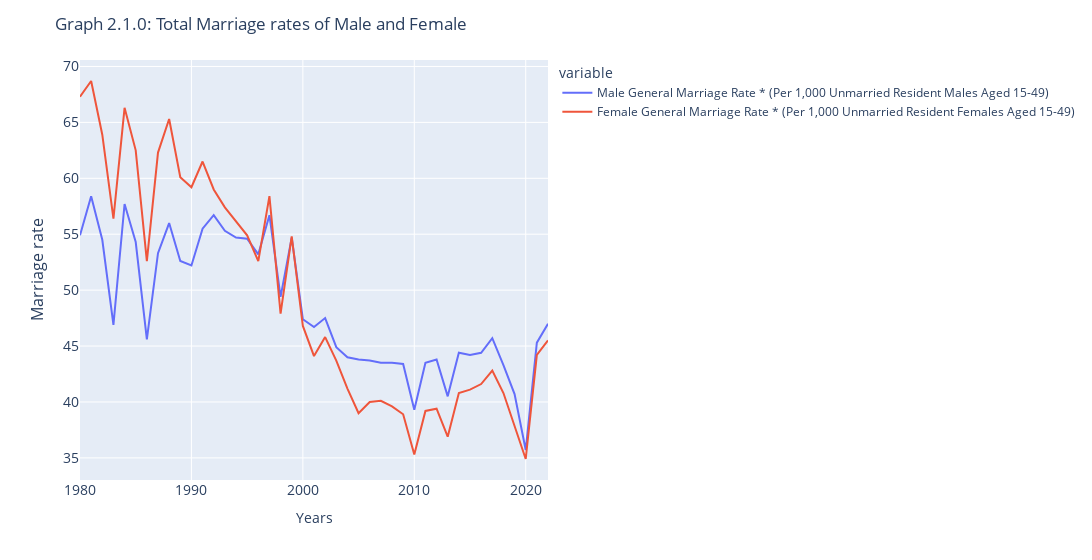

Here is the notebook cell this chart was saved with:
### Markdown cell above
### 2.            Marriage Trends in singapore during the period 1998 to 2022.

### Code cell
# Total Marriage rates of Male and Female

tot = px.line(tot_mar_rate,x="Years",y=["Male General Marriage Rate * (Per 1,000 Unmarried Resident Males Aged 15-49)","Female General Marriage Rate * (Per 1,000 Unmarried Resident Females Aged 15-49)"])
tot.update_layout(
title='Graph 2.1.0: Total Marriage rates of Male and Female', hovermode='x',  width = 1500,
xaxis_tickfont_size=14,
yaxis= dict(title='Marriage rate',titlefont_size=16,tickfont_size=14))
pio.show(tot)

### Figure 1 — Plotly figure (JSON) as saved in the notebook; plotly's stock layout.template omitted (floating-point values rounded to 4 significant figures)
{"data": [{"hovertemplate": "variable=Male General Marriage Rate * (Per 1,000 Unmarried Resident Males Aged 15-49)<br>Years=%{x}<br>value=%{y}<extra></extra>", "legendgroup": "Male General Marriage Rate * (Per 1,000 Unmarried Resident Males Aged 15-49)", "line": {"color": "#636efa", "dash": "solid"}, "marker": {"symbol": "circle"}, "mode": "lines", "name": "Male General Marriage Rate * (Per 1,000 Unmarried Resident Males Aged 15-49)", "orientation": "v", "showlegend": true, "type": "scatter", "x": [2022, 2021, 2020, 2019, 2018, 2017, 2016, 2015, 2014, 2013, 2012, 2011, 2010, 2009, 2008, 2007, 2006, 2005, 2004, 2003, 2002, 2001, 2000, 1999, 1998, 1997, 1996, 1995, 1994, 1993, 1992, 1991, 1990, 1989, 1988, 1987, 1986, 1985, 1984, 1983, 1982, 1981, 1980], "xaxis": "x", "y": [47, 45.3, 35.7, 40.7, 43.3, 45.7, 44.4, 44.2, 44.4, 40.5, 43.8, 43.5, 39.3, 43.4, 43.5, 43.5, 43.7, 43.8, 44, 44.9, 47.5, 46.7, 47.4, 54.7, 49.4, 56.7, 53.2, 54.6, 54.7, 55.3, 56.7, 55.5, 52.2, 52.6, 56, 53.3, 45.6, 54.3, 57.7, 46.9, 54.5, 58.4, 54.9], "yaxis": "y"}, {"hovertemplate": "variable=Female General Marriage Rate * (Per 1,000 Unmarried Resident Females Aged 15-49)<br>Years=%{x}<br>value=%{y}<extra></extra>", "legendgroup": "Female General Marriage Rate * (Per 1,000 Unmarried Resident Females Aged 15-49)", "line": {"color": "#EF553B", "dash": "solid"}, "marker": {"symbol": "circle"}, "mode": "lines", "name": "Female General Marriage Rate * (Per 1,000 Unmarried Resident Females Aged 15-49)", "orientation": "v", "showlegend": true, "type": "scatter", "x": [2022, 2021, 2020, 2019, 2018, 2017, 2016, 2015, 2014, 2013, 2012, 2011, 2010, 2009, 2008, 2007, 2006, 2005, 2004, 2003, 2002, 2001, 2000, 1999, 1998, 1997, 1996, 1995, 1994, 1993, 1992, 1991, 1990, 1989, 1988, 1987, 1986, 1985, 1984, 1983, 1982, 1981, 1980], "xaxis": "x", "y": [45.5, 44.2, 34.9, 37.9, 40.8, 42.8, 41.6, 41.1, 40.8, 36.9, 39.4, 39.2, 35.3, 38.9, 39.6, 40.1, 40, 39, 41.2, 43.7, 45.8, 44.1, 46.8, 54.8, 47.9, 58.4, 52.6, 54.9, 56.1, 57.4, 59, 61.5, 59.2, 60.1, 65.3, 62.3, 52.6, 62.5, 66.3, 56.4, 63.9, 68.7, 67.3], "yaxis": "y"}], "layout": {"hovermode": "x", "legend": {"title": {"text": "variable"}, "tracegroupgap": 0}, "margin": {"t": 60}, "title": {"text": "Graph 2.1.0: Total Marriage rates of Male and Female"}, "width": 1500, "xaxis": {"anchor": "y", "domain": [0, 1], "tickfont": {"size": 14}, "title": {"text": "Years"}}, "yaxis": {"anchor": "x", "domain": [0, 1], "tickfont": {"size": 14}, "title": {"font": {"size": 16}, "text": "Marriage rate"}}}}
